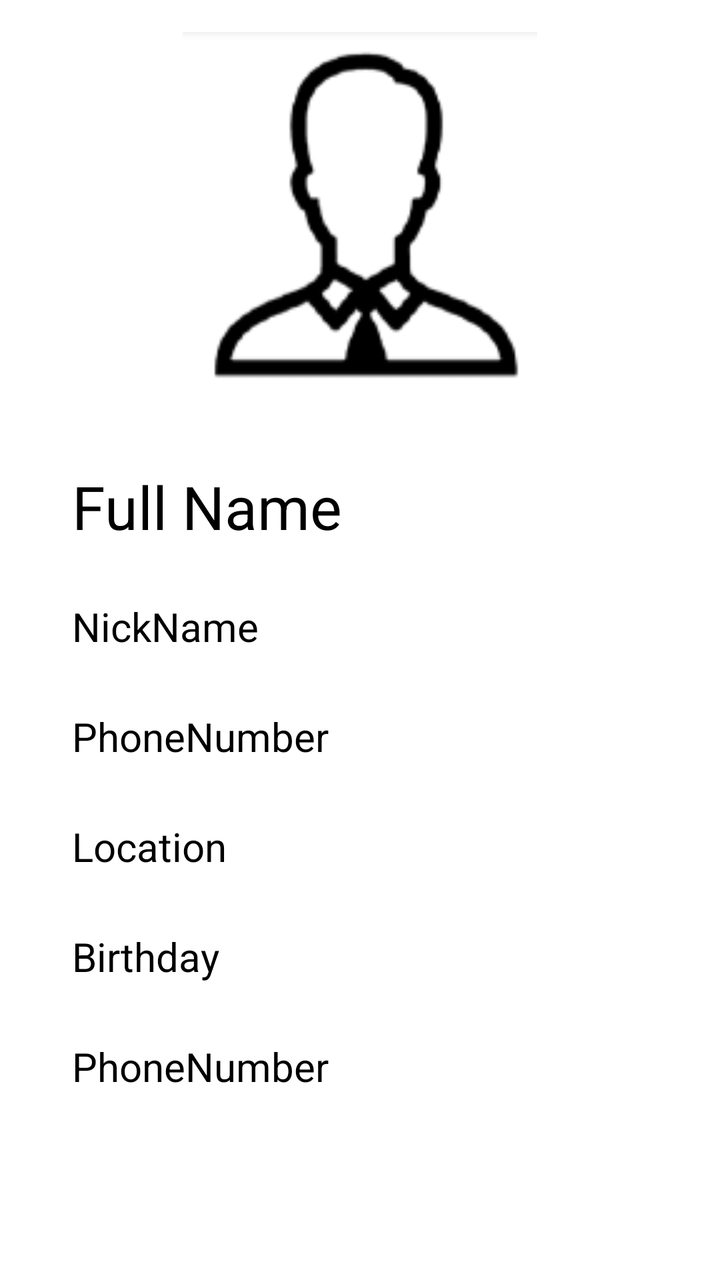
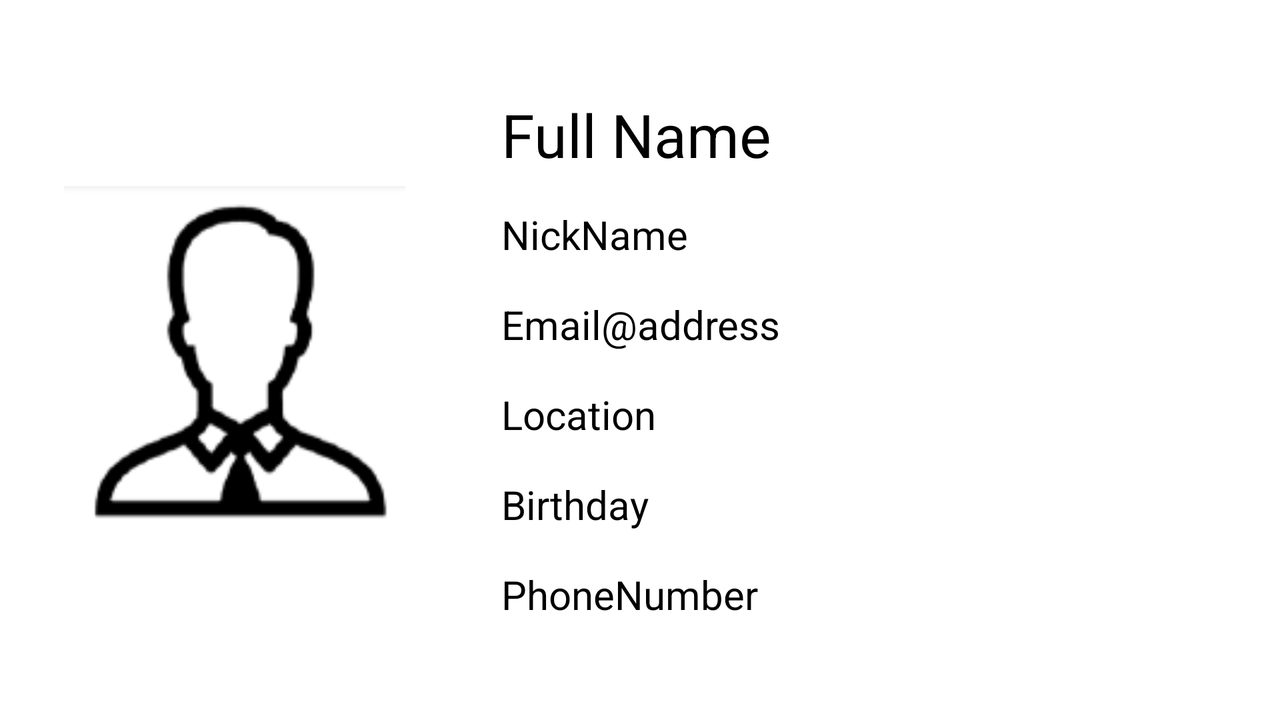

The same Android screen from two of the app's own layout files: first res/layout/ as a phone draws it, then the repository's variant for another configuration, drawn on a device whose configuration selects that folder. Both files follow.
<!-- AndroidManifest.xml: application theme Theme.ShowProfileActivity -->
<!-- res/layout/profile_layout.xml -->
<?xml version="1.0" encoding="utf-8"?>
<LinearLayout xmlns:android="http://schemas.android.com/apk/res/android"
    xmlns:app="http://schemas.android.com/apk/res-auto"
    xmlns:tools="http://schemas.android.com/tools"
    android:orientation="vertical"
    android:layout_width="match_parent"
    android:layout_height="match_parent">

    <ImageView
        android:id="@+id/imageViewPhoto"
        android:layout_width="match_parent"
        android:layout_height="0dp"
        android:layout_marginHorizontal="16dp"
        android:layout_weight="1"
        app:srcCompat="@drawable/default_image"
        tools:srcCompat="@tools:sample/avatars"
        android:padding="16dp"/>

    <LinearLayout
        android:layout_width="match_parent"
        android:layout_height="0dp"
        android:orientation="vertical"
        android:layout_weight="2"
        android:layout_marginHorizontal="16dp"
        android:paddingTop="10dp"
        android:paddingHorizontal="20dp">

        <TextView
            android:id="@+id/textViewFullName"
            android:layout_width="match_parent"
            android:layout_height="60dp"
            android:textSize="30sp"
            android:text="@string/fullName"
            android:gravity="center_vertical"
            android:layout_marginBottom="5dp"
            android:textColor="#000000"/>

        <TextView
            android:id="@+id/textViewNickName"
            android:layout_width="match_parent"
            android:layout_height="50dp"
            android:textSize="20sp"
            android:text="@string/nickName"
            android:gravity="center_vertical"
            android:layout_marginBottom="5dp"
            android:textColor="#000000"/>

        <TextView
            android:id="@+id/textViewEmail"
            android:layout_width="match_parent"
            android:layout_height="50dp"
            android:textSize="20sp"
            android:text="@string/phoneNumber"
            android:gravity="center_vertical"
            android:layout_marginBottom="5dp"
            android:textColor="#000000"/>

        <TextView
            android:id="@+id/textViewLocation"
            android:layout_width="match_parent"
            android:layout_height="50dp"
            android:gravity="center_vertical"
            android:text="@string/location"
            android:textSize="20sp"
            android:layout_marginBottom="5dp"
            android:textColor="#000000"/>

        <TextView
            android:id="@+id/textViewBirthday"
            android:layout_width="match_parent"
            android:layout_height="50dp"
            android:gravity="center_vertical"
            android:text="@string/birthday"
            android:textSize="20sp"
            android:layout_marginBottom="5dp"
            android:textColor="#000000"/>

        <TextView
            android:id="@+id/textViewPhoneNumber"
            android:layout_width="match_parent"
            android:layout_height="50dp"
            android:gravity="center_vertical"
            android:text="@string/phoneNumber"
            android:textSize="20sp"
            android:textColor="#000000"/>

    </LinearLayout>

</LinearLayout>
<!-- resources referenced by this layout -->
<resources>
  <!-- drawable default_image: png bitmap (drawable, 5208 bytes) -->
  <string name="birthday">Birthday</string>
  <string name="fullName">Full Name</string>
  <string name="location">Location</string>
  <string name="nickName">NickName</string>
  <string name="phoneNumber">PhoneNumber</string>
  <style name="Theme.ShowProfileActivity" parent="Theme.MaterialComponents.DayNight.DarkActionBar">
          
          <item name="colorPrimary">@color/purple_500</item>
          <item name="colorPrimaryVariant">@color/purple_700</item>
          <item name="colorOnPrimary">@color/white</item>
          
          <item name="colorSecondary">@color/teal_200</item>
          <item name="colorSecondaryVariant">@color/teal_700</item>
          <item name="colorOnSecondary">@color/black</item>
          
          <item name="android:statusBarColor" tools:targetApi="l">?attr/colorPrimaryVariant</item>
          
      </style>
  <color name="purple_500">#FF6200EE</color>
  <color name="purple_700">#FF3700B3</color>
  <color name="white">#FFFFFFFF</color>
  <color name="teal_200">#FF03DAC5</color>
  <color name="teal_700">#FF018786</color>
  <color name="black">#FF000000</color>
</resources>
<!-- res/layout-land/profile_layout.xml (the repository's variant of the layout above) -->
<!-- drawn on the phone turned sideways -->
<?xml version="1.0" encoding="utf-8"?>
<LinearLayout xmlns:android="http://schemas.android.com/apk/res/android"
    xmlns:app="http://schemas.android.com/apk/res-auto"
    xmlns:tools="http://schemas.android.com/tools"
    android:orientation="horizontal"
    android:layout_width="match_parent"
    android:layout_height="match_parent">

    <ImageView
        android:id="@+id/imageViewPhoto"
        android:layout_width="0dp"
        android:layout_height="match_parent"
        android:layout_marginHorizontal="16dp"
        android:layout_weight="1"
        app:srcCompat="@drawable/default_image"
        tools:srcCompat="@tools:sample/avatars"
        android:padding="16dp"/>

    <LinearLayout
        android:layout_width="0dp"
        android:layout_height="275dp"
        android:orientation="vertical"
        android:layout_gravity="center"
        android:layout_weight="2"
        android:paddingHorizontal="16dp">

        <TextView
            android:id="@+id/textViewFullName"
            android:layout_width="match_parent"
            android:layout_height="50dp"
            android:text="Full Name"
            android:textSize="30sp"
            android:layout_marginBottom="5dp"
            android:textColor="#000000"
            android:gravity="center_vertical"/>

        <TextView
            android:id="@+id/textViewNickName"
            android:layout_width="match_parent"
            android:layout_height="40dp"
            android:text="NickName"
            android:textSize="20sp"
            android:layout_marginBottom="5dp"
            android:textColor="#000000"
            android:gravity="center_vertical"/>

        <TextView
            android:id="@+id/textViewEmail"
            android:layout_width="match_parent"
            android:layout_height="40dp"
            android:text="Email@address"
            android:textSize="20sp"
            android:layout_marginBottom="5dp"
            android:textColor="#000000"
            android:gravity="center_vertical"/>

        <TextView
            android:id="@+id/textViewLocation"
            android:layout_width="match_parent"
            android:layout_height="40dp"
            android:text="Location"
            android:textSize="20sp"
            android:layout_marginBottom="5dp"
            android:textColor="#000000"
            android:gravity="center_vertical"/>

        <TextView
            android:id="@+id/textViewBirthday"
            android:layout_width="match_parent"
            android:layout_height="40dp"
            android:text="Birthday"
            android:textSize="20sp"
            android:layout_marginBottom="5dp"
            android:textColor="#000000"
            android:gravity="center_vertical"/>

        <TextView
            android:id="@+id/textViewPhoneNumber"
            android:layout_width="match_parent"
            android:layout_height="40dp"
            android:text="PhoneNumber"
            android:textSize="20sp"
            android:textColor="#000000"
            android:gravity="center_vertical"/>
    </LinearLayout>

</LinearLayout>
<!-- resources referenced by the variant -->
<!-- as the phone turned sideways resolves them -->
<resources>
  <!-- drawable default_image: png bitmap (drawable, 5208 bytes) -->
  <style name="Theme.ShowProfileActivity" parent="Theme.MaterialComponents.DayNight.DarkActionBar">
          
          <item name="colorPrimary">@color/purple_500</item>
          <item name="colorPrimaryVariant">@color/purple_700</item>
          <item name="colorOnPrimary">@color/white</item>
          
          <item name="colorSecondary">@color/teal_200</item>
          <item name="colorSecondaryVariant">@color/teal_700</item>
          <item name="colorOnSecondary">@color/black</item>
          
          <item name="android:statusBarColor" tools:targetApi="l">?attr/colorPrimaryVariant</item>
          
      </style>
  <color name="purple_500">#FF6200EE</color>
  <color name="purple_700">#FF3700B3</color>
  <color name="white">#FFFFFFFF</color>
  <color name="teal_200">#FF03DAC5</color>
  <color name="teal_700">#FF018786</color>
  <color name="black">#FF000000</color>
</resources>
